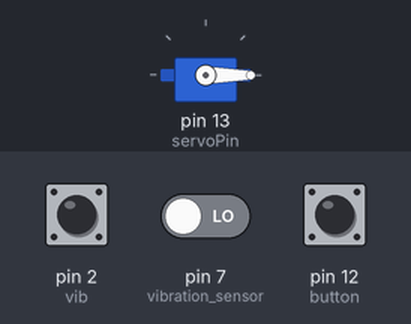
Bench run of a sketch on a simulated Arduino Uno, built with avr-gcc and run on an emulated ATmega328P. Parts: servo. The test bench sets the inputs (shaded band); at power-on: pin 2 (vib) LOW, pin 12 (button) HIGH, pin 7 (vibration_sensor) LOW. What the sketch prints to the serial monitor is not drawn.

Above: at 3.2 s.
3.3 s: pin 2 (vib) pulsed HIGH 2 times (0.12 s each, 0.3 s apart)
At 6.0 s:
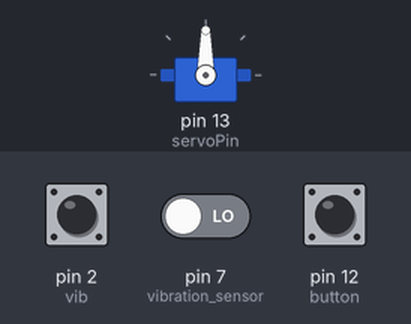
6.9 s: pin 12 (button) pulled LOW for 1 s
At 11.1 s:
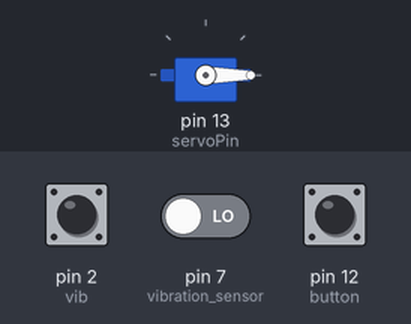
Timing chart, 0 to 12.6 s (numbered marks = the images above; inputs shaded):
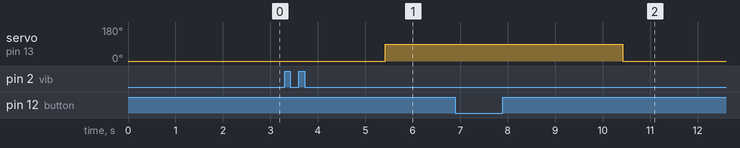

Measured:
- after the input at 3.3 s, servo on pin 13 (servoPin): 0° → 90° after 2.1 s
- after the input at 6.9 s, servo on pin 13 (servoPin): 90° → 0° after 3.5 s

The sketch:

str.ino
```cpp
#include <Servo.h>

Servo myServo;

int servoPin = 13;
int button = 12;
int i = 0;
int j = 0;
int vibration_sensor=7;
int vib_data;
// Which pin on the Arduino is connected to the NeoPixels?
#define PIN 7
#define vib 2


void setup() {
  myServo.write(0);
  delay(2000);
  myServo.attach(servoPin);
  pinMode(vibration_sensor, INPUT);
  pinMode(button, INPUT_PULLUP);
  Serial.begin(9600); //시리얼통신 설정 9600
  Serial.println("----------------------vibration demo------------------------");
#if defined (__AVR_ATtiny85__)
  if (F_CPU == 16000000) clock_prescale_set(clock_div_1);
#endif
}

void loop() {
  int buttonState = digitalRead(button);
  vib_data=digitalRead(vibration_sensor);
  long measurement =TP_init();
  if(measurement > 5000&& i == 0){
    myServo.write(0);
    delay(2000);
    myServo.write(90);
    delay(2000);
    i = 1;
   }
   if (buttonState == 0 && i == 1) {
    myServo.write(90);
    delay(2000);
    myServo.write(0);
    delay(2000);
    i = 0;
  }
}

long TP_init(){
  long measurement=pulseIn (vib, HIGH);
  return measurement;
}
```
